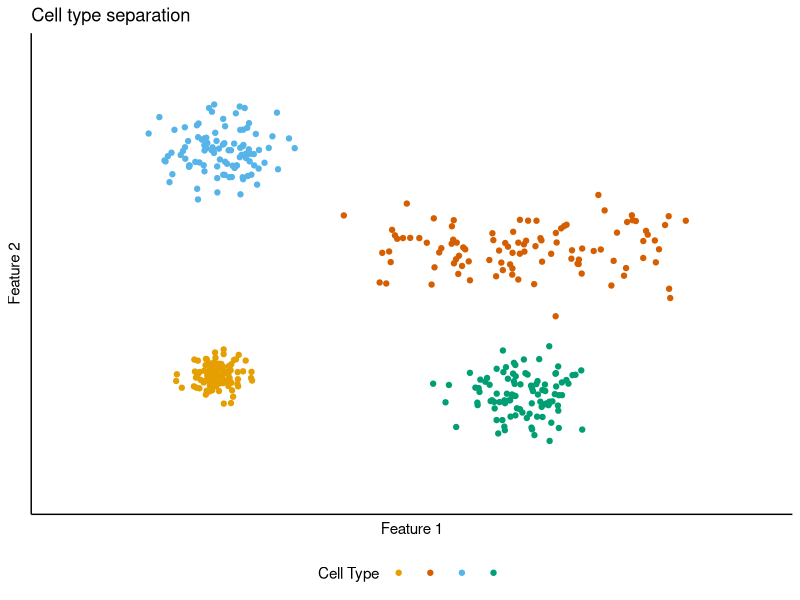
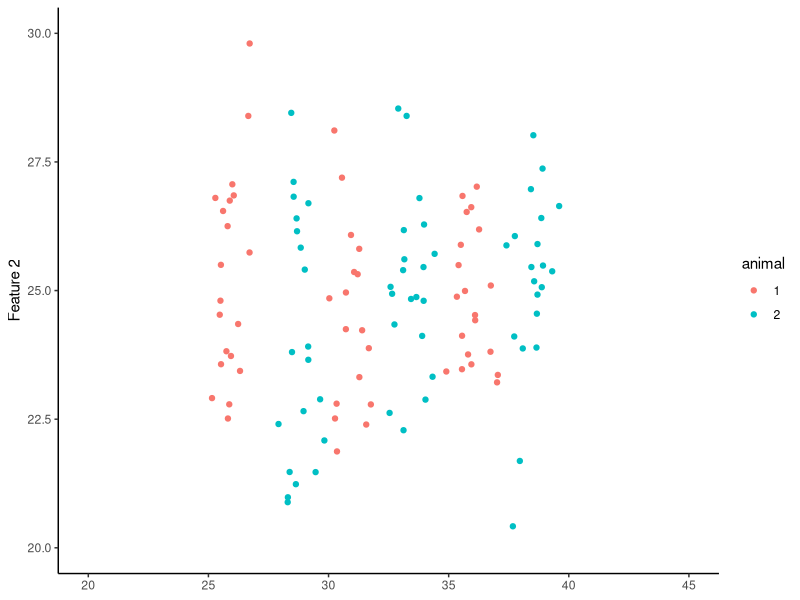
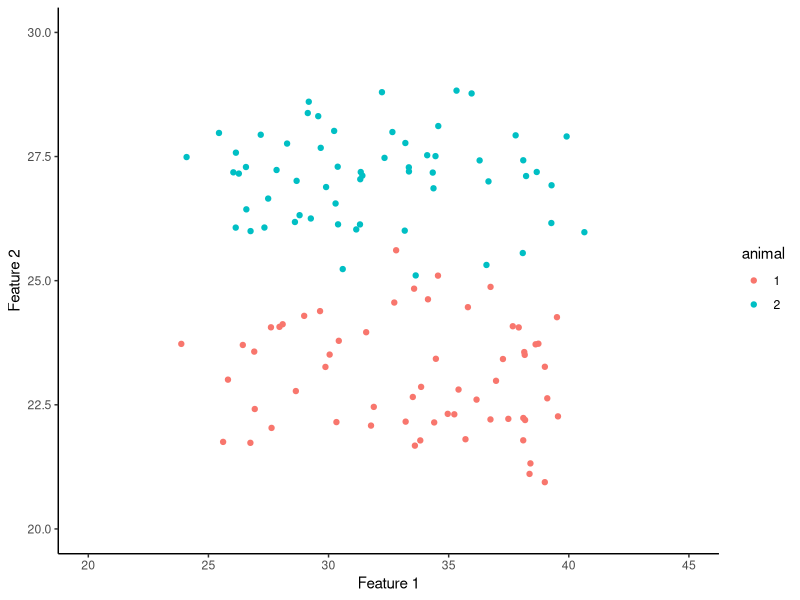
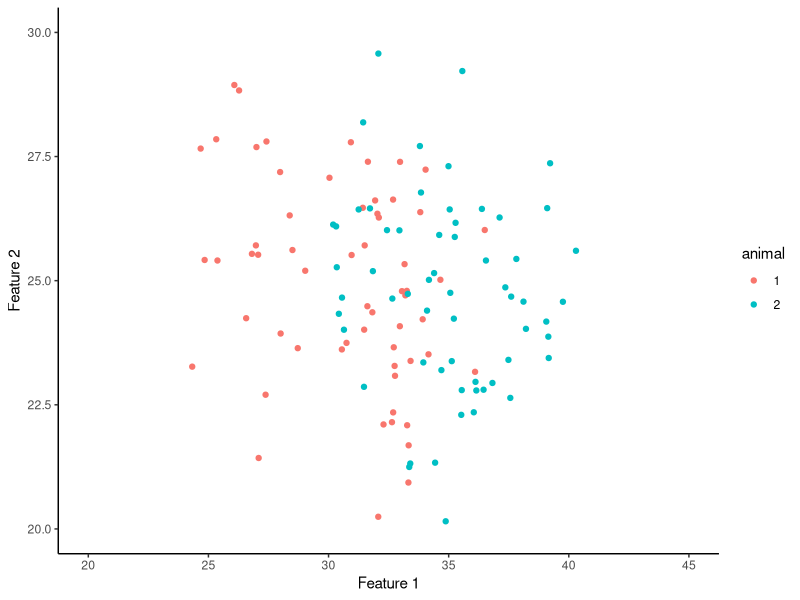
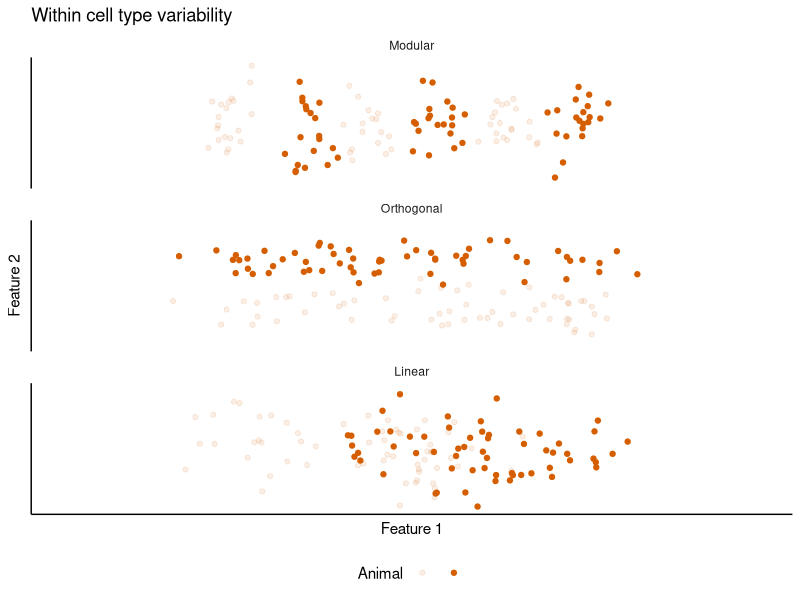
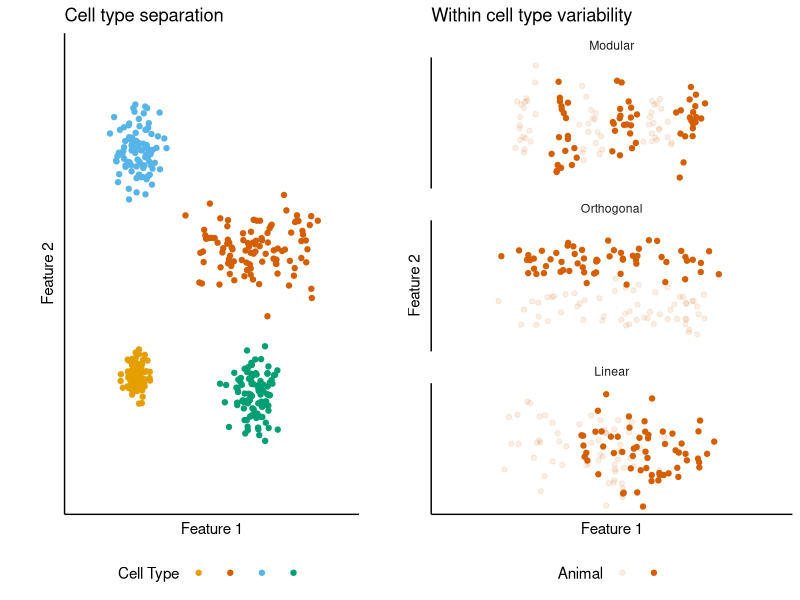

Reproduce these figures in R, in order.
## ---- chunk 1
knitr::opts_chunk$set(echo = TRUE)

# Ensure access to libraries
library(tidyverse)
library(gridExtra)
## ---- chunk 2
numcells <- 100
Cell_A <- tibble(x = rnorm(numcells, 10, 1),
                       y = rnorm(numcells, 12, 1),
                       cell = "A")
Cell_B <- tibble(x = runif(numcells, min = 20, max = 40) + rnorm(numcells,0,1),
                       y = rnorm(numcells, 25, 2),
                       cell = "B")
Cell_C <- tibble(x = rnorm(numcells, 10, 2),
                       y = rnorm(numcells, 35, 2),
                       cell = "C")
Cell_D <- tibble(x = rnorm(numcells, 30, 2),
                       y = rnorm(numcells, 10, 2),
                       cell = "D")
 
CellFeatures <- bind_rows(Cell_A, Cell_B, Cell_C, Cell_D)
## ---- chunk 3
cbPalette <- c("#E69F00", "#D55E00", "#56B4E9", "#009E73")

CF_plot <- ggplot(CellFeatures, aes(x, y, colour = cell)) +
  geom_point() +
  xlim(0,45) +
  ylim(0,45) +
  labs(x = "Feature 1", y = "Feature 2", colour = "Cell Type", title = "Cell type separation") +
  scale_colour_manual(values=cbPalette) +
  theme_classic() +
  theme(legend.position = "bottom",
        axis.ticks = element_blank(),
        axis.text = element_blank(),
        legend.text = element_blank())

CF_plot
## ---- chunk 4
numcells <- 20
MF_A <- tibble(x = c(rnorm(numcells, 26, 0.5), rnorm(numcells, 31, 0.5), rnorm(numcells, 36, 0.5)),
                   y = rnorm(numcells*3, 25, 2),
                   animal = "1")
MF_B <- tibble(x = c(rnorm(numcells, 28.5, 0.5), rnorm(numcells, 33.5, 0.5), rnorm(numcells, 38.5, 0.5)),
                    y = rnorm(numcells*3, 25, 2),
                    animal = "2")
                   
ModularFeatures <- rbind(MF_A, MF_B)

MF_plot <- ggplot(ModularFeatures, aes(x, y, colour = animal)) +
  geom_point() +
  xlim(20,45) +
  ylim(20,30) +
  xlab("Feature 1") +
  ylab("Feature 2") +
  theme_classic() +
  theme(axis.title.x=element_blank())

MF_plot
## ---- chunk 5
numcells <- 60

OOF_A <- tibble(x = runif(numcells, min = 25, max = 40) + rnorm(numcells,0,1),
                y = rnorm(numcells, 23, 1),
                animal = "1")
OOF_B <- tibble(x = runif(numcells, min = 25, max = 40) + rnorm(numcells,0,1),
                y = rnorm(numcells, 27, 1),
                animal = "2")
     
OrthogOffsetFeatures <- rbind(OOF_A, OOF_B)

OOF_plot <- ggplot(OrthogOffsetFeatures, aes(x, y, colour = animal)) +
  geom_point() +
  xlim(20,45) +
  ylim(20,30) +
  xlab("Feature 1") +
  ylab("Feature 2") +
  theme_classic()

OOF_plot
## ---- chunk 6
numcells <- 60

LOF_A <- tibble(x = runif(numcells, min = 25, max = 35) + rnorm(numcells,0,1),
                y = rnorm(numcells, 25, 2),
                animal = "1")
LOF_B <- tibble(x = runif(numcells, min = 30, max = 40) + rnorm(numcells,0,1),
                y = rnorm(numcells, 25, 2),
                animal = "2")
LinearOffsetFeatures <- rbind(LOF_A, LOF_B)

LOF_plot <- ggplot(LinearOffsetFeatures, aes(x, y, colour = animal)) +
  geom_point() +
  xlim(20,45) +
  ylim(20,30) +
  xlab("Feature 1") +
  ylab("Feature 2") +
  theme_classic()

LOF_plot
## ---- chunk 7
ModularFeatures$scheme <- "modular"
OrthogOffsetFeatures$scheme <- "orthog"
LinearOffsetFeatures$scheme <- "linear"
IntraAnimal <- bind_rows(ModularFeatures, OrthogOffsetFeatures, LinearOffsetFeatures)
IntraAnimal$scheme <- as.factor(IntraAnimal$scheme)
IntraAnimal$scheme = factor(IntraAnimal$scheme, c("modular", "orthog","linear"))
labels_schemes <- c(modular = "Modular", orthog = "Orthogonal", linear = "Linear")

IntraAnimalPlot <- ggplot(IntraAnimal, aes(x, y, alpha = animal)) +
  geom_point(colour = cbPalette[2]) +
  xlim(20,45) +
  ylim(20,30) +
  labs(x = "Feature 1", y = "Feature 2", alpha = "Animal", title = "Within cell type variability") +
  facet_wrap(~scheme, nrow = 3, labeller = labeller(scheme = labels_schemes)) +
  theme_classic() +
  theme(strip.background = element_blank(),
        axis.ticks = element_blank(),
        axis.text = element_blank()) +
  scale_alpha_discrete(range=c(0.1,1)) +
  theme(legend.position = "bottom",
        legend.text = element_blank())

IntraAnimalPlot
  
## ---- chunk 8
ConceptFigure <- grid.arrange(CF_plot, IntraAnimalPlot,
             ncol = 4,
             widths = c(0.1, 1, 0.1, 1.2),
             layout_matrix = rbind(c(NA, 1, NA, 2)))

ConceptFigure
## ---- chunk 9
ggsave("Concept_figure.png", plot = ConceptFigure, width = 160, height = 100, units = "mm")
